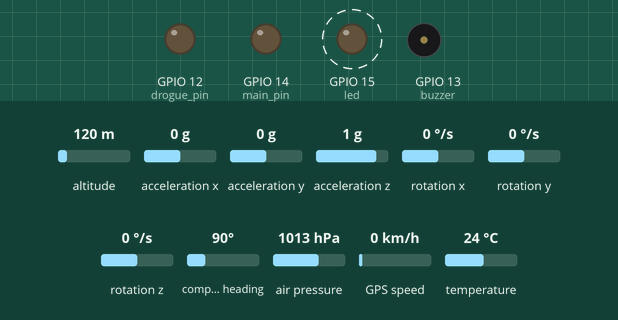
Simulated run of this sketch. Board: ESP32. On the bench: output pins drawn as LEDs (lit = HIGH), buzzer (waves = sounding, pin HIGH). Dashed ring = blinking. Inputs (shaded band) come from the test bench; at power-on: acceleration x 0 g, air pressure 1013 hPa, altitude 120 m, acceleration y 0 g, acceleration z 1 g, rotation x 0 °/s, rotation y 0 °/s, rotation z 0 °/s, compass heading 90°, GPS speed 0 km/h, temperature 24 °C. Storage starts empty; the GPS gets a fix after 3 s at 37.7749, -122.4194 with 8 satellites; what the sketch prints to the serial monitor is not drawn.

Above: at 11.4 s.
11.5 s: acceleration x set to -1.4 g
15.8 s: air pressure set to 1016 hPa
At 19.9 s:
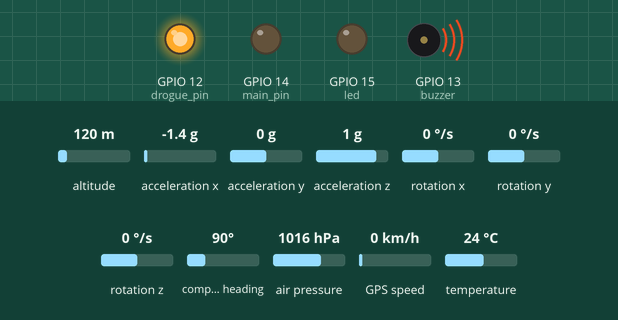
At 25.2 s:
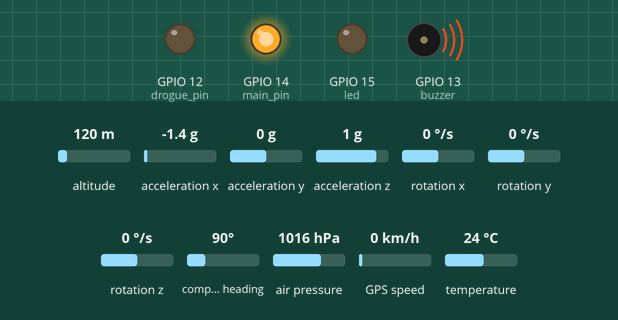
Timing chart, 0 to 76.9 s (numbered marks = the images above; inputs shaded):
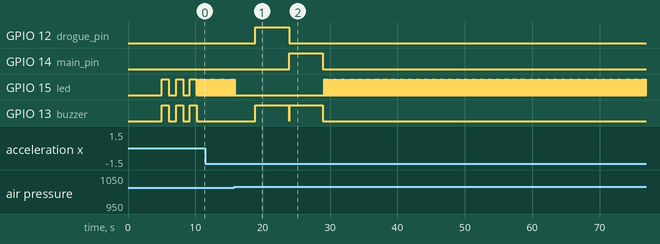

The sketch:

Code.ino
```cpp
#include <SD.h>
#include <SPI.h>
#include <Adafruit_Sensor.h>
#include <Adafruit_BMP280.h>
#include <Adafruit_MPU6050.h>
#include <Wire.h>
#include <TinyGPSPlus.h>

Adafruit_BMP280 bmp;
Adafruit_MPU6050 mpu;
TinyGPSPlus gps;
File myFile;

const int CS=5,n=15;
int buzzer=13,led=15,drogue_pin=12,main_pin=14,loopDelay=200;
String dataFile="/data.txt",logFile="/log.txt";
bool flag_drogue=false,flag_main=false;
float sec=0.00000,pressure,curr_altitude,temperature,last_altitude,latitude,longitude,acceleration_x,acceleration_y,acceleration_z,rotation_x,rotation_y,rotation_z,apogee,avg=0,drogue_altitude,main_altitude,location_altitude;

void setup() {

  pinMode(buzzer,OUTPUT);
  pinMode(led,OUTPUT);
  pinMode(drogue_pin,OUTPUT);
  pinMode(main_pin,OUTPUT);

  digitalWrite(buzzer,LOW);
  digitalWrite(led,LOW);
  digitalWrite(drogue_pin,LOW);
  digitalWrite(main_pin,LOW);

  Serial.begin(9600);
  Serial2.begin(9600,SERIAL_8N1,16,17);

  delay(5000);

  if(SD.begin(CS)){
    Serial.println("SD initialized successfully! \n");
    digitalWrite(buzzer,HIGH);
    digitalWrite(led,HIGH);
    delay(1000);
    digitalWrite(led,LOW);
    digitalWrite(buzzer,LOW);
  }
  else{
    Serial.println("Error initializing SD! \n");
    while(1){

    }
  }

  if(SD.exists(dataFile)){
    Serial.println("Deleting the data file! \n");
    SD.remove(dataFile);
  }

  if(SD.exists(logFile)){
    Serial.println("Deleting the log file! \n");
    SD.remove(logFile);
  }

  delay(1000);

  myFile=SD.open(logFile,FILE_APPEND);

  if(myFile){

    Serial.println("Time(s),Pressure(Pa),Altitude(ft),Temperature(C),Latitude(deg),Longitude(deg),Acceleration_x(m/s2),Acceleration_y(m/s2),Acceleration_z(m/s2),Rotation_x(deg),Rotation_y(deg),Rotation_z(deg) \n");
    myFile.println("Time(s),Pressure(Pa),Altitude(ft),Temperature(C),Latitude(deg),Longitude(deg),Acceleration_x(m/s2),Acceleration_y(m/s2),Acceleration_z(m/s2),Rotation_x(deg),Rotation_y(deg),Rotation_z(deg) \n");

    if(bmp.begin(0x76)){
      Serial.println("BMP initialized successfully! \n");
      myFile.println("BMP initialized successfully! \n");

      digitalWrite(buzzer,HIGH);
      digitalWrite(led,HIGH);
      delay(1000);
      digitalWrite(led,LOW);
      digitalWrite(buzzer,LOW);
    }
    else{
      Serial.println("Error initializing BMP! \n");
      myFile.println("Error initializing BMP! \n");
      while(1){

      }
    }

    delay(1000);

    if(mpu.begin(0x68)){
      Serial.println("MPU initialized successfully! \n");
      myFile.println("MPU initialized successfully! \n");

      digitalWrite(buzzer,HIGH);
      digitalWrite(led,HIGH);
      delay(1000);
      digitalWrite(led,LOW);
      digitalWrite(buzzer,LOW);

      mpu.setAccelerometerRange(MPU6050_RANGE_8_G);
      mpu.setGyroRange(MPU6050_RANGE_500_DEG);
      mpu.setFilterBandwidth(MPU6050_BAND_21_HZ);
    }
    else{
      Serial.println("Error initializing MPU! \n");
      myFile.println("Error initializing MPU! \n");
      while(1){

      }
    }

    myFile.close();
  }


  else{
    Serial.println("Error opening file in setup! \n");
    while(1){

    }
  }

}

void loop() {

  myFile=SD.open(dataFile,FILE_APPEND);

  if(myFile){
    digitalWrite(led,HIGH);
    getBmpData();
    getGpsData();
    getMpuData();
    myFile.close();
    digitalWrite(led,LOW);
    sec=sec+loopDelay;
  }
  else{
    Serial.println("Error opening data file! \n");
    while(1){

    }
  }

  if(!flag_drogue){
    drogue_func();
  }

  if(flag_drogue==true && flag_main==false){
    main_func();
  }

  delay(loopDelay);
}


void getBmpData(){
  last_altitude=curr_altitude;
  pressure=bmp.readPressure();
  curr_altitude=bmp.readAltitude()*3.28084;
  temperature=bmp.readTemperature();

  Serial.print(sec);
  Serial.print(",");
  Serial.print(pressure);
  Serial.print(",");
  Serial.print(curr_altitude);
  Serial.print(",");
  Serial.print(temperature);
  Serial.print(",");

  myFile.print(sec);
  myFile.print(",");
  myFile.print(pressure);
  myFile.print(",");
  myFile.print(curr_altitude);
  myFile.print(",");
  myFile.print(temperature);
  myFile.print(",");
}


void getGpsData(){

  while(Serial2.available()>0){
    if(gps.encode(Serial2.read())){
      if(gps.location.isValid()){
        latitude=gps.location.lat();
        longitude=gps.location.lng();
      }
    }
  }

  Serial.print(latitude,6);
  Serial.print(",");
  Serial.print(longitude,6);
  Serial.print(",");

  myFile.print(latitude,6);
  myFile.print(",");
  myFile.print(longitude,6);
  myFile.print(",");
}


void getMpuData(){

  sensors_event_t a,g,temp;
  mpu.getEvent(&a,&g,&temp);

  acceleration_x=a.acceleration.x;
  acceleration_y=a.acceleration.y;
  acceleration_z=a.acceleration.z;

  rotation_x=g.gyro.x;
  rotation_y=g.gyro.y;
  rotation_z=g.gyro.z;

  Serial.print(acceleration_x);
  Serial.print(",");
  Serial.print(acceleration_y);
  Serial.print(",");
  Serial.print(acceleration_z);
  Serial.print(",");
  Serial.print(rotation_x);
  Serial.print(",");
  Serial.print(rotation_y);
  Serial.print(",");
  Serial.println(rotation_z);

  myFile.print(acceleration_x);
  myFile.print(",");
  myFile.print(acceleration_y);
  myFile.print(",");
  myFile.print(acceleration_z);
  myFile.print(",");
  myFile.print(rotation_x);
  myFile.print(",");
  myFile.print(rotation_y);
  myFile.print(",");
  myFile.println(rotation_z);
}


void drogue_func(){

  if(curr_altitude<last_altitude){
    apogee=last_altitude;

    for(int i=0;i<n;i++){
      avg=avg+(curr_altitude-last_altitude);
      getBmpData();
      delay(200);
    }

    myFile=SD.open(logFile,FILE_APPEND);


    myFile.println("Trigger 1 triggered!");
    avg=avg/n;

    if(int(avg)<0){
      myFile.printf("Apogee : %d ft \n",apogee);
      myFile.println("Trigger 2 triggered!");

      drogue_altitude=curr_altitude;

      digitalWrite(buzzer,HIGH);
      digitalWrite(drogue_pin,HIGH);
      delay(5000);
      digitalWrite(drogue_pin,LOW);
      digitalWrite(buzzer,LOW);

      flag_drogue=true;
      myFile.printf("Drogue parachute deployed at : %d ft \n",drogue_altitude);
    }
    else{
      avg=0;
    }
    myFile.close();
  }
}

void main_func(){

  myFile=SD.open(logFile,FILE_APPEND);

  if(curr_altitude<=(location_altitude + 1500)){
    myFile.println("Trigger 3 triggered! \n");

    main_altitude=curr_altitude;

    digitalWrite(buzzer,HIGH);
    digitalWrite(main_pin,HIGH);
    delay(5000);
    digitalWrite(main_pin,LOW);
    digitalWrite(buzzer,LOW);

    flag_main=true;
    myFile.printf("Main parachute deployed at : %d ft \n",main_altitude);
    myFile.close();
  }
}
```

Measured:
- the behaviour switches between 1013 and 1014 hPa on air pressure (found by bisection; images 0 and 1)
- after the input at 15.8 s, GPIO 12 (drogue_pin): LOW → HIGH after 3.1 s, → LOW 5.0 s later; GPIO 14 (main_pin): LOW → HIGH after 8.1 s, → LOW 5.0 s later; GPIO 13 (buzzer): alternates HIGH for 5.0 s and LOW for 0.01 s, 4 changes in all, then stays LOW, starting after 3.1 s
